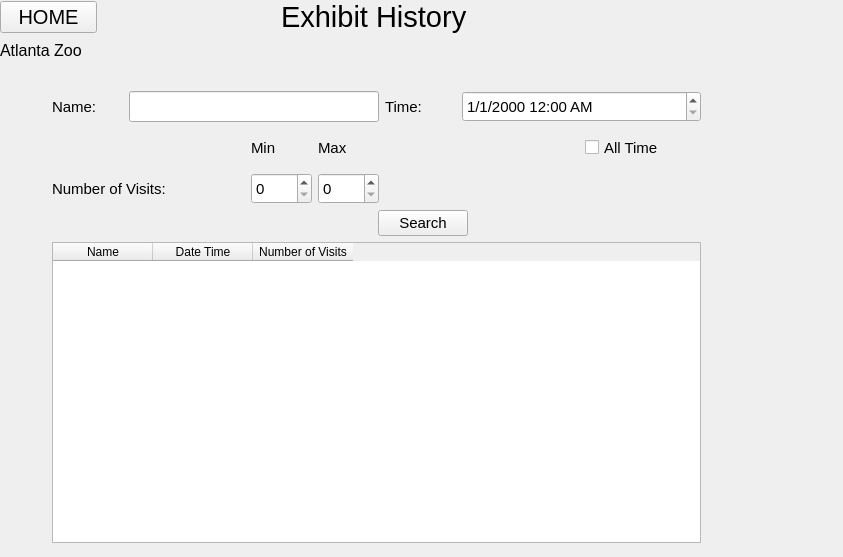
<?xml version="1.0" encoding="UTF-8"?>
<ui version="4.0">
 <class>MainWindow</class>
 <widget class="QMainWindow" name="MainWindow">
  <property name="geometry">
   <rect>
    <x>0</x>
    <y>0</y>
    <width>843</width>
    <height>557</height>
   </rect>
  </property>
  <property name="windowTitle">
   <string>ExhibitHistory</string>
  </property>
  <widget class="QWidget" name="centralwidget">
   <widget class="QWidget" name="">
    <property name="geometry">
     <rect>
      <x>0</x>
      <y>0</y>
      <width>836</width>
      <height>543</height>
     </rect>
    </property>
    <layout class="QGridLayout" name="gridLayout_2">
     <item row="0" column="0" colspan="2">
      <widget class="QPushButton" name="homeButton">
       <property name="font">
        <font>
         <family>MS Sans Serif</family>
         <pointsize>15</pointsize>
        </font>
       </property>
       <property name="text">
        <string>HOME</string>
       </property>
      </widget>
     </item>
     <item row="0" column="2" colspan="2">
      <spacer name="horizontalSpacer_2">
       <property name="orientation">
        <enum>Qt::Horizontal</enum>
       </property>
       <property name="sizeType">
        <enum>QSizePolicy::Fixed</enum>
       </property>
       <property name="sizeHint" stdset="0">
        <size>
         <width>156</width>
         <height>20</height>
        </size>
       </property>
      </spacer>
     </item>
     <item row="0" column="4" colspan="3">
      <widget class="QLabel" name="exhibitHistoryLabel">
       <property name="font">
        <font>
         <family>MS Sans Serif</family>
         <pointsize>22</pointsize>
        </font>
       </property>
       <property name="text">
        <string>Exhibit History</string>
       </property>
      </widget>
     </item>
     <item row="0" column="7" colspan="2">
      <spacer name="horizontalSpacer_3">
       <property name="orientation">
        <enum>Qt::Horizontal</enum>
       </property>
       <property name="sizeType">
        <enum>QSizePolicy::Fixed</enum>
       </property>
       <property name="sizeHint" stdset="0">
        <size>
         <width>265</width>
         <height>20</height>
        </size>
       </property>
      </spacer>
     </item>
     <item row="1" column="0" colspan="3">
      <widget class="QLabel" name="label_title">
       <property name="font">
        <font>
         <family>MS Sans Serif</family>
         <pointsize>12</pointsize>
        </font>
       </property>
       <property name="text">
        <string>Atlanta Zoo</string>
       </property>
      </widget>
     </item>
     <item row="1" column="3" colspan="6">
      <spacer name="horizontalSpacer_10">
       <property name="orientation">
        <enum>Qt::Horizontal</enum>
       </property>
       <property name="sizeType">
        <enum>QSizePolicy::Fixed</enum>
       </property>
       <property name="sizeHint" stdset="0">
        <size>
         <width>652</width>
         <height>20</height>
        </size>
       </property>
      </spacer>
     </item>
     <item row="2" column="1" colspan="2">
      <spacer name="verticalSpacer">
       <property name="orientation">
        <enum>Qt::Vertical</enum>
       </property>
       <property name="sizeType">
        <enum>QSizePolicy::Fixed</enum>
       </property>
       <property name="sizeHint" stdset="0">
        <size>
         <width>20</width>
         <height>25</height>
        </size>
       </property>
      </spacer>
     </item>
     <item row="3" column="0">
      <spacer name="horizontalSpacer_4">
       <property name="orientation">
        <enum>Qt::Horizontal</enum>
       </property>
       <property name="sizeType">
        <enum>QSizePolicy::Fixed</enum>
       </property>
       <property name="sizeHint" stdset="0">
        <size>
         <width>40</width>
         <height>20</height>
        </size>
       </property>
      </spacer>
     </item>
     <item row="3" column="1" colspan="7">
      <layout class="QGridLayout" name="gridLayout">
       <item row="0" column="0">
        <widget class="QLabel" name="nameLabel">
         <property name="minimumSize">
          <size>
           <width>71</width>
           <height>31</height>
          </size>
         </property>
         <property name="maximumSize">
          <size>
           <width>71</width>
           <height>31</height>
          </size>
         </property>
         <property name="font">
          <font>
           <family>MS Sans Serif</family>
           <pointsize>11</pointsize>
          </font>
         </property>
         <property name="text">
          <string>Name:</string>
         </property>
        </widget>
       </item>
       <item row="0" column="1" colspan="3">
        <widget class="QLineEdit" name="nameLineEdit">
         <property name="minimumSize">
          <size>
           <width>201</width>
           <height>31</height>
          </size>
         </property>
         <property name="font">
          <font>
           <family>MS Sans Serif</family>
           <pointsize>11</pointsize>
          </font>
         </property>
        </widget>
       </item>
       <item row="0" column="4">
        <widget class="QLabel" name="timeLabel">
         <property name="minimumSize">
          <size>
           <width>71</width>
           <height>31</height>
          </size>
         </property>
         <property name="maximumSize">
          <size>
           <width>71</width>
           <height>31</height>
          </size>
         </property>
         <property name="font">
          <font>
           <family>MS Sans Serif</family>
           <pointsize>11</pointsize>
          </font>
         </property>
         <property name="text">
          <string>Time:</string>
         </property>
        </widget>
       </item>
       <item row="0" column="5" colspan="2">
        <widget class="QDateTimeEdit" name="dateTimeEdit">
         <property name="minimumSize">
          <size>
           <width>201</width>
           <height>31</height>
          </size>
         </property>
         <property name="font">
          <font>
           <family>MS Sans Serif</family>
           <pointsize>11</pointsize>
          </font>
         </property>
         <property name="displayFormat">
          <string>M/d/yyyy h:mm AP</string>
         </property>
        </widget>
       </item>
       <item row="1" column="2">
        <widget class="QLabel" name="minLabel">
         <property name="minimumSize">
          <size>
           <width>58</width>
           <height>31</height>
          </size>
         </property>
         <property name="maximumSize">
          <size>
           <width>58</width>
           <height>31</height>
          </size>
         </property>
         <property name="font">
          <font>
           <family>MS Sans Serif</family>
           <pointsize>11</pointsize>
          </font>
         </property>
         <property name="text">
          <string>Min</string>
         </property>
        </widget>
       </item>
       <item row="1" column="3">
        <widget class="QLabel" name="maxLabel">
         <property name="minimumSize">
          <size>
           <width>61</width>
           <height>31</height>
          </size>
         </property>
         <property name="maximumSize">
          <size>
           <width>61</width>
           <height>31</height>
          </size>
         </property>
         <property name="font">
          <font>
           <family>MS Sans Serif</family>
           <pointsize>11</pointsize>
          </font>
         </property>
         <property name="text">
          <string>Max</string>
         </property>
        </widget>
       </item>
       <item row="1" column="4" colspan="2">
        <spacer name="horizontalSpacer">
         <property name="orientation">
          <enum>Qt::Horizontal</enum>
         </property>
         <property name="sizeType">
          <enum>QSizePolicy::Fixed</enum>
         </property>
         <property name="sizeHint" stdset="0">
          <size>
           <width>162</width>
           <height>20</height>
          </size>
         </property>
        </spacer>
       </item>
       <item row="1" column="6">
        <widget class="QCheckBox" name="dateTimeCheckBox">
         <property name="minimumSize">
          <size>
           <width>98</width>
           <height>39</height>
          </size>
         </property>
         <property name="font">
          <font>
           <family>MS Sans Serif</family>
           <pointsize>11</pointsize>
          </font>
         </property>
         <property name="text">
          <string>All Time</string>
         </property>
        </widget>
       </item>
       <item row="2" column="0" colspan="2">
        <widget class="QLabel" name="NoVLabel">
         <property name="minimumSize">
          <size>
           <width>191</width>
           <height>31</height>
          </size>
         </property>
         <property name="maximumSize">
          <size>
           <width>191</width>
           <height>31</height>
          </size>
         </property>
         <property name="font">
          <font>
           <family>MS Sans Serif</family>
           <pointsize>11</pointsize>
          </font>
         </property>
         <property name="text">
          <string>Number of Visits:</string>
         </property>
        </widget>
       </item>
       <item row="2" column="2">
        <widget class="QSpinBox" name="numVisitsMinSpinBox">
         <property name="minimumSize">
          <size>
           <width>61</width>
           <height>31</height>
          </size>
         </property>
         <property name="font">
          <font>
           <family>MS Sans Serif</family>
           <pointsize>11</pointsize>
          </font>
         </property>
        </widget>
       </item>
       <item row="2" column="3">
        <widget class="QSpinBox" name="numVisitsMaxSpinBox">
         <property name="minimumSize">
          <size>
           <width>61</width>
           <height>31</height>
          </size>
         </property>
         <property name="font">
          <font>
           <family>MS Sans Serif</family>
           <pointsize>11</pointsize>
          </font>
         </property>
        </widget>
       </item>
      </layout>
     </item>
     <item row="3" column="8">
      <spacer name="horizontalSpacer_5">
       <property name="orientation">
        <enum>Qt::Horizontal</enum>
       </property>
       <property name="sizeType">
        <enum>QSizePolicy::Fixed</enum>
       </property>
       <property name="sizeHint" stdset="0">
        <size>
         <width>40</width>
         <height>20</height>
        </size>
       </property>
      </spacer>
     </item>
     <item row="4" column="0" colspan="5">
      <spacer name="horizontalSpacer_6">
       <property name="orientation">
        <enum>Qt::Horizontal</enum>
       </property>
       <property name="sizeHint" stdset="0">
        <size>
         <width>308</width>
         <height>20</height>
        </size>
       </property>
      </spacer>
     </item>
     <item row="4" column="5">
      <widget class="QPushButton" name="searchPushButton">
       <property name="font">
        <font>
         <family>MS Sans Serif</family>
         <pointsize>11</pointsize>
        </font>
       </property>
       <property name="text">
        <string>Search</string>
       </property>
      </widget>
     </item>
     <item row="4" column="6" colspan="3">
      <spacer name="horizontalSpacer_7">
       <property name="orientation">
        <enum>Qt::Horizontal</enum>
       </property>
       <property name="sizeType">
        <enum>QSizePolicy::Fixed</enum>
       </property>
       <property name="sizeHint" stdset="0">
        <size>
         <width>315</width>
         <height>20</height>
        </size>
       </property>
      </spacer>
     </item>
     <item row="5" column="0">
      <spacer name="horizontalSpacer_8">
       <property name="orientation">
        <enum>Qt::Horizontal</enum>
       </property>
       <property name="sizeType">
        <enum>QSizePolicy::Fixed</enum>
       </property>
       <property name="sizeHint" stdset="0">
        <size>
         <width>40</width>
         <height>20</height>
        </size>
       </property>
      </spacer>
     </item>
     <item row="5" column="1" colspan="7">
      <widget class="QTableWidget" name="tableWidget">
       <column>
        <property name="text">
         <string>Name</string>
        </property>
       </column>
       <column>
        <property name="text">
         <string>Date Time</string>
        </property>
       </column>
       <column>
        <property name="text">
         <string>Number of Visits</string>
        </property>
       </column>
      </widget>
     </item>
     <item row="5" column="8">
      <spacer name="horizontalSpacer_9">
       <property name="orientation">
        <enum>Qt::Horizontal</enum>
       </property>
       <property name="sizeType">
        <enum>QSizePolicy::Fixed</enum>
       </property>
       <property name="sizeHint" stdset="0">
        <size>
         <width>40</width>
         <height>20</height>
        </size>
       </property>
      </spacer>
     </item>
    </layout>
   </widget>
  </widget>
 </widget>
 <resources/>
 <connections/>
</ui>
